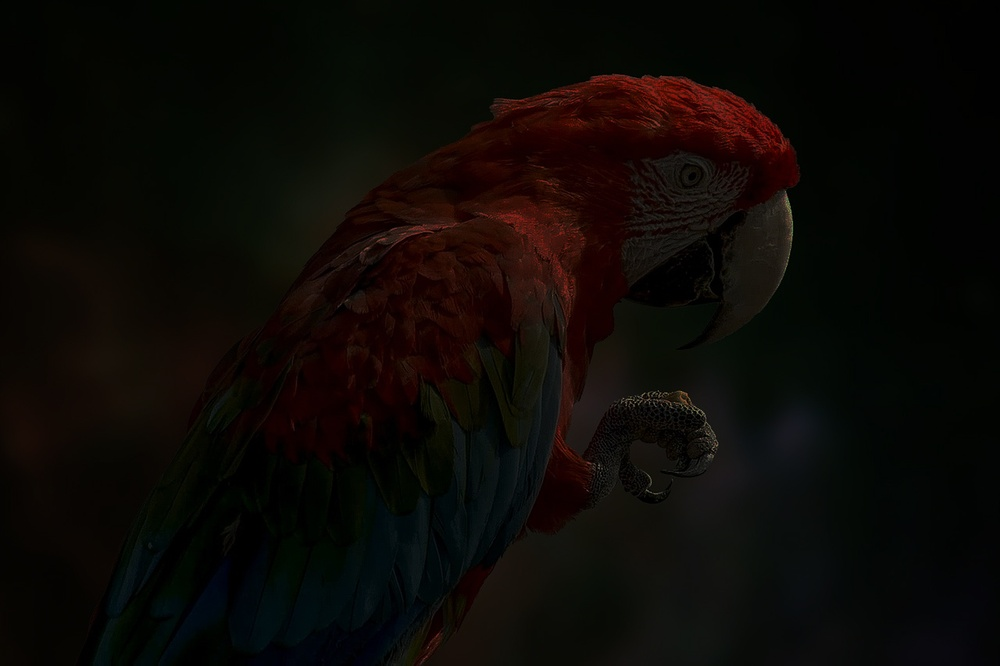
#> input picture parrot.jpg, 1000 x 666 px, shrunk from 1280 x 853 before the run
$ jupyter execute Histogram.ipynb
#> lines starting #> are read from the running program, lines starting #| are printed output that depends on the picture
# Ex. No: 03
## Histogram Equalization Using OpenCV (Grayscale & Color Images)

**Name :** DARSHINI B    **Reg. No :** 212224230051    **Slot No :** T2-J6

### Write a Python program using OpenCV to perform histogram equalization on the given grayscale image **"parrot.jpg"**.

The program should:

- Import the required libraries (**OpenCV, NumPy, Matplotlib**).
- Read the image **"parrot.jpg"** in **grayscale** format.
- Display the grayscale image and plot its histogram.
- Perform **histogram equalization** on the grayscale image using `cv2.equalizeHist()` to enhance its contrast.
- Using Matplotlib, display the following in a **2 × 2 grid layout**:
  - Original Grayscale Image
  - Histogram of Original Image
  - Enhanced (Equalized) Image
  - Histogram of Enhanced Image

[cell 1]
# Import required libraries
import cv2
import numpy as np
import matplotlib.pyplot as plt

[cell 2]
# Read the image in grayscale format
img = cv2.imread('parrot.jpg', 0)
#> img: shape (666, 1000); min 0, max 144, mean 9.7

[cell 3]
# Display the grayscale image.
plt.imshow(img, cmap='gray')
plt.title("Grayscale Image")
plt.axis('off')
plt.show()

[cell 4]
# Plot the histogram of the grayscale image
plt.hist(img.ravel(), 256, [0, 256])
plt.title("Histogram of Grayscale Image")
plt.xlabel("Pixel Intensity")
plt.ylabel("Frequency")
plt.show()
#> figure, not shown here; tallest bar 73601 high, from x = 4 to 5

[cell 5]
# Perform histogram equalization
equalized_img = cv2.equalizeHist(img)
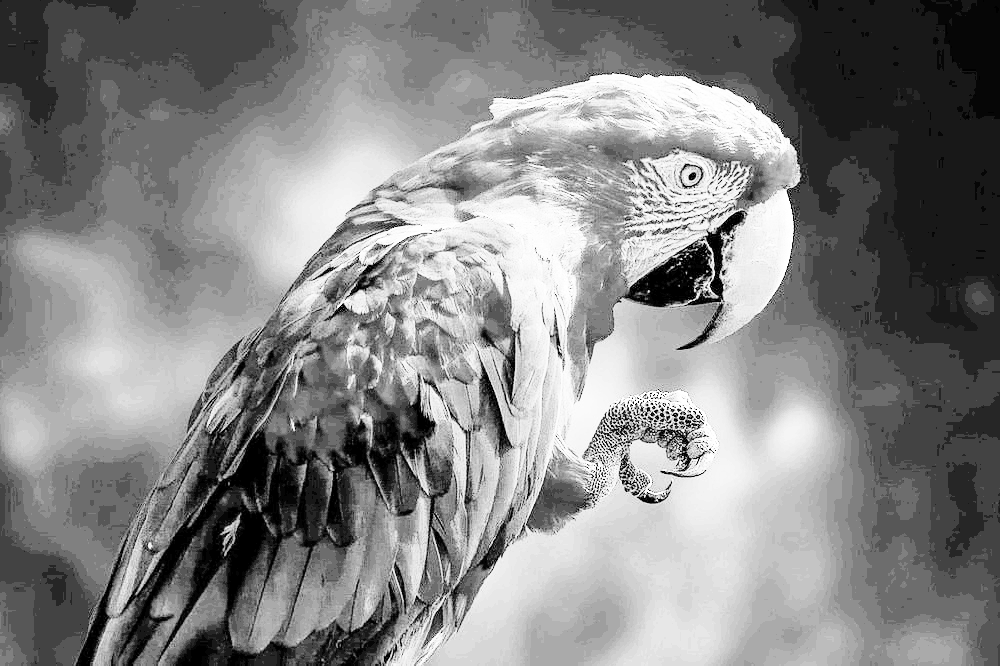
#> equalized_img: shape (666, 1000); min 0, max 255, mean 132.7

[cell 6]
# Display [1] the Original Image (Gray Image) and its Histogram, and [2] the Enhanced Image and its Histogram using a 2×2 layout in Matplotlib.
plt.figure(figsize=(10, 8))

# Original Grayscale Image
plt.subplot(2, 2, 1)
plt.imshow(img, cmap='gray')
plt.title("Original Grayscale Image")
plt.axis('off')

# Histogram of Original Image
plt.subplot(2, 2, 2)
plt.hist(img.ravel(), 256, [0, 256])
plt.title("Histogram of Original Image")
plt.xlabel("Pixel Intensity")
plt.ylabel("Frequency")

# Enhanced (Equalized) Image
plt.subplot(2, 2, 3)
plt.imshow(equalized_img, cmap='gray')
plt.title("Enhanced Image")
plt.axis('off')

# Histogram of Enhanced Image
plt.subplot(2, 2, 4)
plt.hist(equalized_img.ravel(), 256, [0, 256])
plt.title("Histogram of Enhanced Image")
plt.xlabel("Pixel Intensity")
plt.ylabel("Frequency")

plt.tight_layout()
plt.show()
#> figure, not shown here; panel 2: tallest bar 73601 high, from x = 4 to 5; panel 4: tallest bar 73601 high, from x = 67 to 68

### Write a Python program using OpenCV to perform color image enhancement through histogram equalization in the HSV color space on the given image **"parrot.jpg"**.

The program should:

- Import the required libraries (**OpenCV, NumPy, Matplotlib**).
- Read the color image **"parrot.jpg"**.
- Plot the **histogram of the original color image** (use the **B, G, and R** channels).
- Convert the image from **BGR to HSV** color space.
- Apply **histogram equalization** to one specific channel to improve brightness and contrast using `cv2.equalizeHist()`.
- Convert the enhanced HSV image back to **BGR** format.
- Using Matplotlib, display the following in a **2 × 2 grid layout**:
  - Original Color Image
  - Histogram of Original Image (BGR channels)
  - Enhanced Color Image
  - Histogram of Enhanced Image (BGR channels)

[cell 7]
# Import required libraries
import cv2
import numpy as np
import matplotlib.pyplot as plt

[cell 8]
# Read the colorgiven parrot.jpg image.
img = cv2.imread('parrot.jpg')
#> img is the input picture: shape (666, 1000, 3); mean B, G, R 5.7, 9.1, 12.4

[cell 9]
# Plot the histogram of colour image
colors = ('b', 'g', 'r')

for i, col in enumerate(colors):
    hist = cv2.calcHist([img], [i], None, [256], [0, 256])
    plt.plot(hist, color=col)

plt.title("Histogram of Color Image")
plt.xlabel("Pixel Intensity")
plt.ylabel("Frequency")
plt.show()
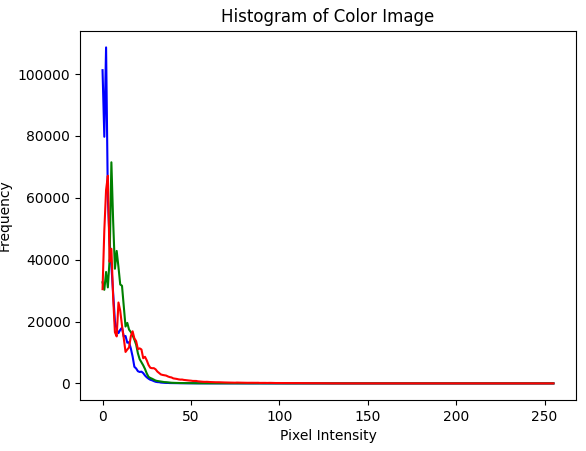
#> figure drawn by matplotlib, 1 panel; curve peaks at x = 2, y = 108608; curve peaks at x = 5, y = 71472; curve peaks at x = 3, y = 67111

[cell 10]
# Convert to HSV.
hsv_img = cv2.cvtColor(img, cv2.COLOR_BGR2HSV)
#> hsv_img: shape (666, 1000, 3); mean H, S, V 41.7, 165.8, 14.5

[cell 11]
# Perform histogram equalization
h, s, v = cv2.split(hsv_img)
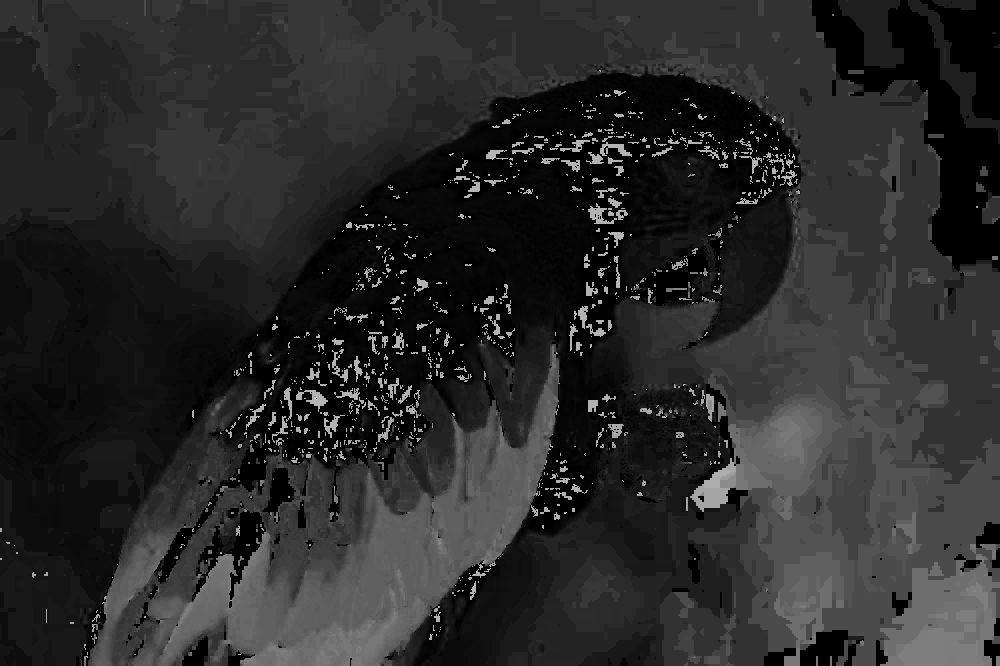
#> h: shape (666, 1000); min 0, max 179, mean 41.7
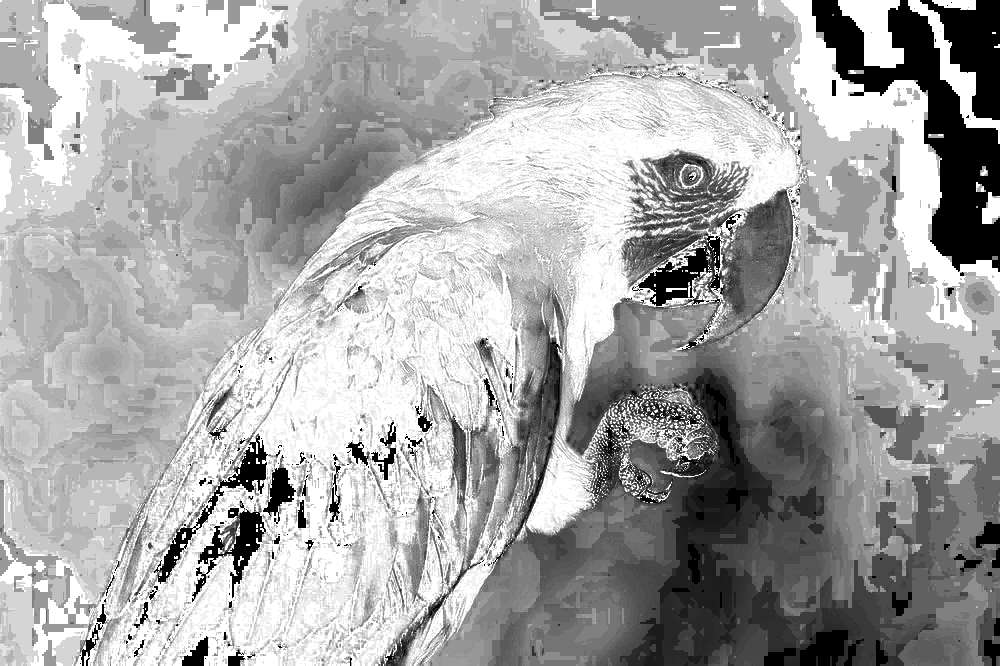
#> s: shape (666, 1000); min 0, max 255, mean 165.8

v_equalized = cv2.equalizeHist(v)
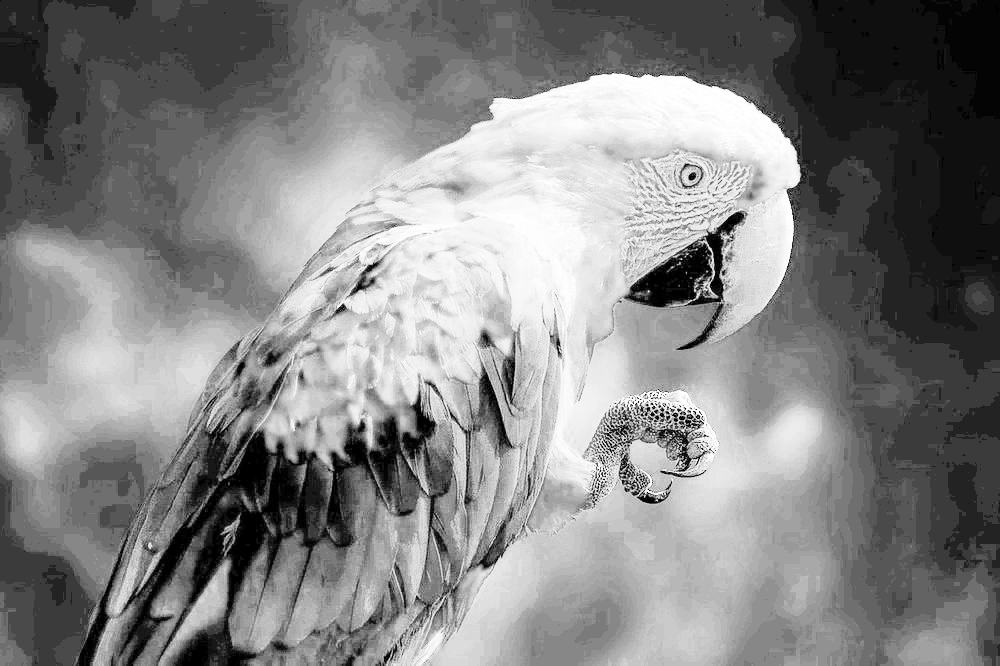
#> v_equalized: shape (666, 1000); min 0, max 255, mean 131.2

enhanced_hsv = cv2.merge((h, s, v_equalized))
#> enhanced_hsv: shape (666, 1000, 3); mean H, S, V 41.7, 165.8, 131.2

[cell 12]
# Convert back to BGR format
enhanced_img = cv2.cvtColor(enhanced_hsv, cv2.COLOR_HSV2BGR)
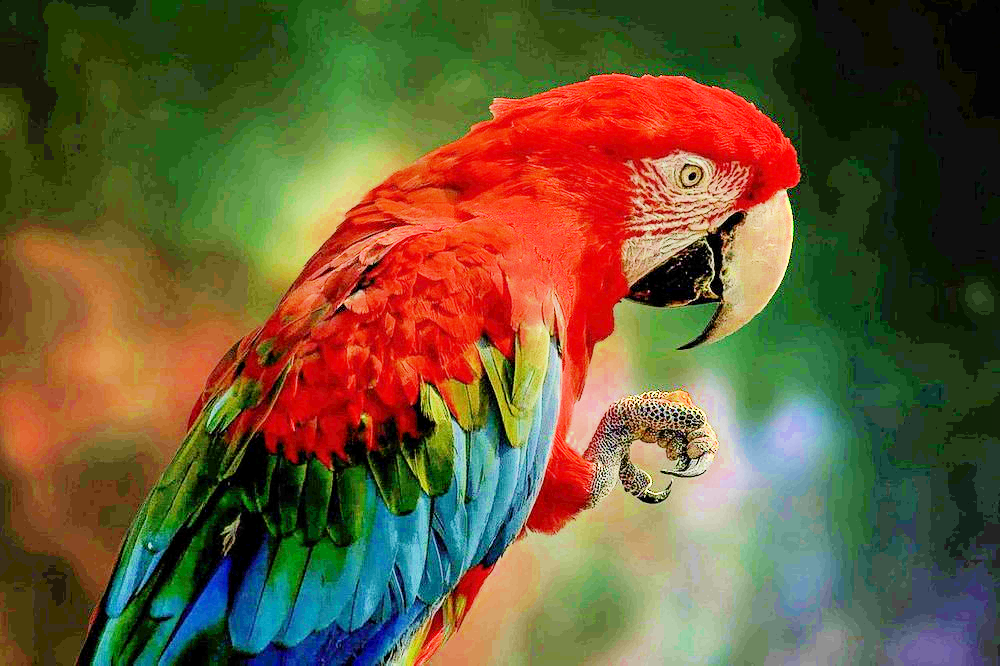
#> enhanced_img: shape (666, 1000, 3); mean B, G, R 55.7, 90.4, 106.6

[cell 13]
# Display
plt.figure(figsize=(12, 8))

# Original Color Image
plt.subplot(2, 2, 1)
plt.imshow(cv2.cvtColor(img, cv2.COLOR_BGR2RGB))
plt.title("Original Color Image")
plt.axis('off')

# Histogram of Original Image
plt.subplot(2, 2, 2)

colors = ('b', 'g', 'r')

for i, col in enumerate(colors):
    hist = cv2.calcHist([img], [i], None, [256], [0, 256])
    plt.plot(hist, color=col)

plt.title("Histogram of Original Image")
plt.xlabel("Pixel Intensity")
plt.ylabel("Frequency")

# Enhanced Color Image
plt.subplot(2, 2, 3)
plt.imshow(cv2.cvtColor(enhanced_img, cv2.COLOR_BGR2RGB))
plt.title("Enhanced Color Image")
plt.axis('off')

# Histogram of Enhanced Image
plt.subplot(2, 2, 4)

for i, col in enumerate(colors):
    hist = cv2.calcHist([enhanced_img], [i], None, [256], [0, 256])
    plt.plot(hist, color=col)

plt.title("Histogram of Enhanced Image")
plt.xlabel("Pixel Intensity")
plt.ylabel("Frequency")

plt.tight_layout()
plt.show()
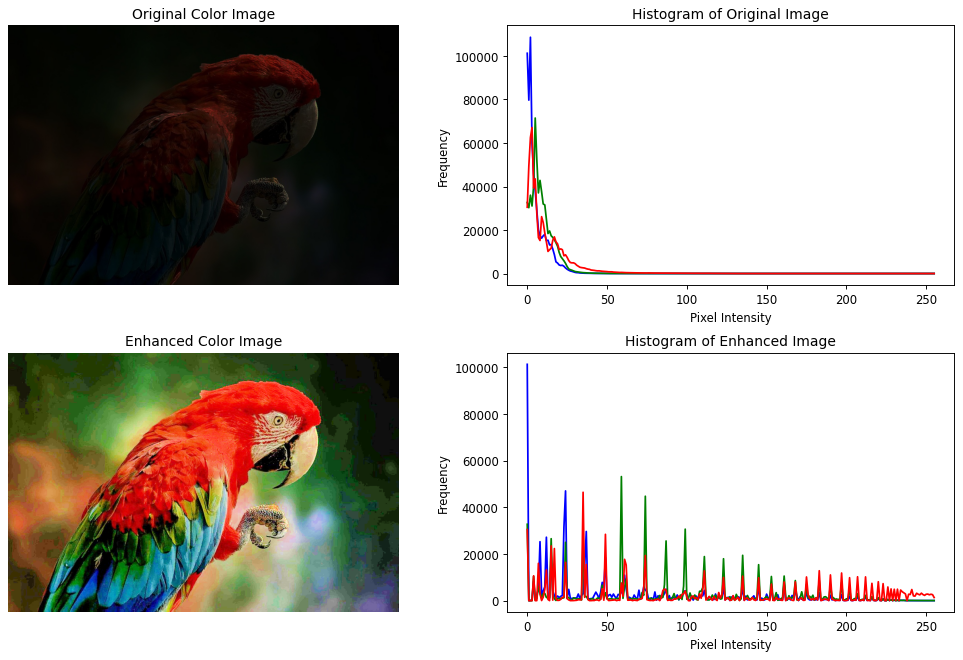
#> figure drawn by matplotlib, 4 panels; panel 2: curve peaks at x = 2, y = 108608; panel 2: curve peaks at x = 5, y = 71472; panel 2: curve peaks at x = 3, y = 67111; panel 4: curve peaks at x = 0, y = 101252
